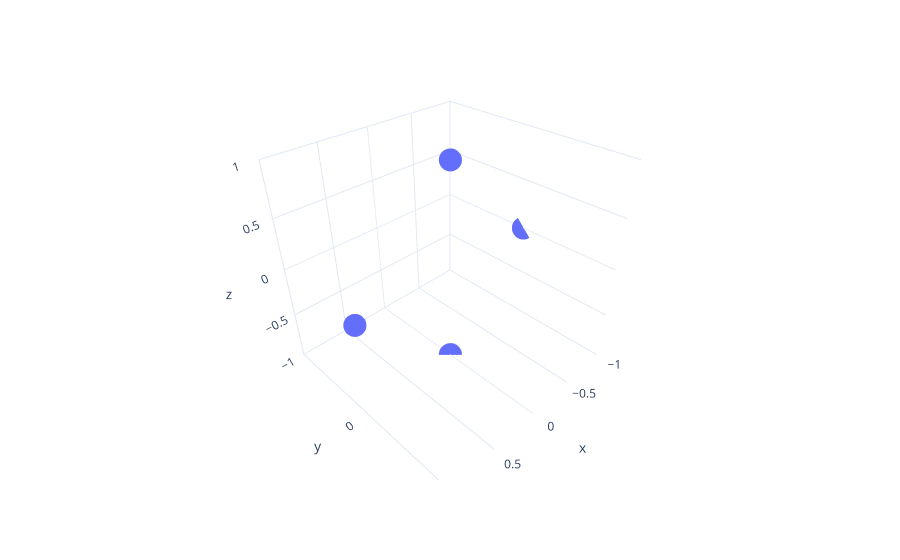

Source (notebook cell):
### Code cell
num_pts = 100

coords= [(0,0),(np.pi,0),(np.pi/2,0),(np.pi/2,np.pi)]

x=[np.cos(point[1])*np.sin(point[0]) for point in coords]
y=[np.sin(point[1])*np.sin(point[0]) for point in coords]
z=[np.cos(point[0]) for point in coords]

#x, y, z = np.cos(phi) * np.sin(theta), np.sin(phi) * np.sin(theta), np.cos(theta);

# Plot the surface.
df = px.data.iris()
fig = px.scatter_3d(df, x, y, z, template="plotly_white")
fig.update_layout(
    scene = dict(
        xaxis = dict(range=[-1,1],),
        yaxis = dict(range=[-1,1],),
        zaxis = dict(range=[-1,1],)
    )
)
fig.update_layout(scene_aspectmode='cube')
fig.show()
target_points=np.array(coords)

### Figure 1 — Plotly figure (JSON) as saved in the notebook; plotly's stock layout.template omitted (floating-point values rounded to 4 significant figures)
{"data": [{"hovertemplate": "x=%{x}<br>y=%{y}<br>z=%{z}<extra></extra>", "legendgroup": "", "marker": {"color": "#636efa", "symbol": "circle"}, "mode": "markers", "name": "", "scene": "scene", "showlegend": false, "type": "scatter3d", "x": [0, 1.225e-16, 1, -1], "y": [0, 0, 0, 1.225e-16], "z": [1, -1, 6.123e-17, 6.123e-17]}], "layout": {"legend": {"tracegroupgap": 0}, "margin": {"t": 60}, "scene": {"aspectmode": "cube", "domain": {"x": [0, 1], "y": [0, 1]}, "xaxis": {"range": [-1, 1], "title": {"text": "x"}}, "yaxis": {"range": [-1, 1], "title": {"text": "y"}}, "zaxis": {"range": [-1, 1], "title": {"text": "z"}}}}}
